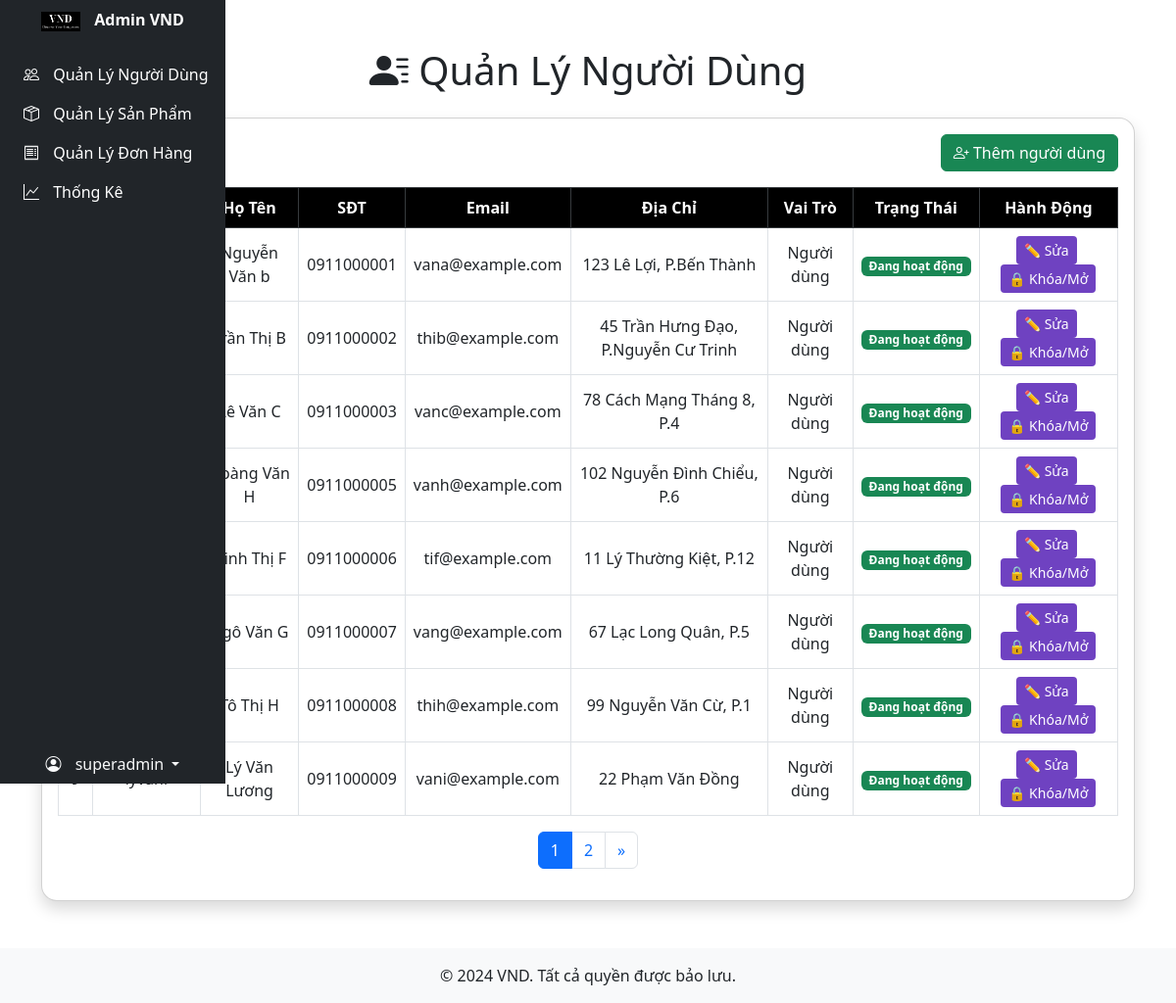
The app's page /Admin/user-management.php (signed in) with its own data.
### tables this page shows
CREATE TABLE `users` (
  `id` int NOT NULL,
  `username` varchar(50) NOT NULL,
  `email` varchar(100) NOT NULL,
  `password` varchar(255) NOT NULL,
  `address` varchar(255) DEFAULT NULL,
  `number` varchar(20) DEFAULT NULL,
  `role` varchar(30) NOT NULL,
  `district_id` int DEFAULT NULL,
  `fullname` varchar(255) DEFAULT NULL,
  `status` enum('active','lock') DEFAULT 'active'
);

### Admin/user-management.php (the view, shortened to what this page needs)
<?php
include 'includes/header.php';
require_once dirname( __FILE__ ) . '/../config/db.php';
$currentRole = $_SESSION['user_role'] ?? 'user';
$userId = $_SESSION['user_id'] ?? 0;
$limit = 8;
$page = isset($_GET['page']) ? (int)$_GET['page'] : 1;
$offset = ($page - 1) * $limit;
if ($currentRole === 'admin') {
    $roleCondition = "WHERE LOWER(role) = 'user'";
} elseif ($currentRole === 'super_admin') {
    $roleCondition = "WHERE LOWER(role) IN ('user', 'admin') AND id != $userId";
} else {
    echo "<div class='container py-5'><div class='alert alert-danger'>Bạn không có quyền truy cập trang này.</div></div>";
    include 'includes/footer.php';
    exit;
}
$countSql = "SELECT COUNT(*) as total FROM users $roleCondition";
$countResult = $conn->query($countSql);
$totalRow = $countResult->fetch_assoc()['total'];
$totalPages = ceil($totalRow / $limit);
$sql = "SELECT * FROM users $roleCondition LIMIT $limit OFFSET $offset";
$result = $conn->query($sql);
?>
<main class="container py-5">
    <h1 class="mb-4 text-center"><i class="bi bi-person-lines-fill"></i> Quản Lý Người Dùng</h1>
    <div class="card shadow rounded-4">
        <div class="card-body">
            <div class="mb-3 text-end">
                <a href="add-user.php" class="btn btn-success"><i class="bi bi-person-plus"></i> Thêm người dùng</a>
            </div>
            <div class="table-responsive">
                <table class="table table-bordered table-hover align-middle text-center" id="userTable">
                    <thead class="table-dark">
                        <tr>
                            <th>ID</th>
                            <th>Tài Khoản</th>
                            <th>Họ Tên</th>
                            <th>SĐT</th>
                            <th>Email</th>
                            <th>Địa Chỉ</th>
                            <th>Vai Trò</th>
                            <th>Trạng Thái</th>
                            <th>Hành Động</th>
                        </tr>
                    </thead>
                    <tbody>
                        <?php while($row = $result->fetch_assoc()): ?>
                        <tr>
                            <td data-label="ID"><?= $row['id'] ?></td>
                            <td data-label="Tài Khoản"><?= htmlspecialchars($row['username']) ?></td>
                            <td data-label="Họ Tên"><?= htmlspecialchars($row['fullname'] ?? '—') ?></td>
                            <td data-label="SĐT"><?= htmlspecialchars($row['number']) ?></td>
                            <td data-label="Email"><?= htmlspecialchars($row['email']) ?></td>
                            <td data-label="Địa Chỉ"><?= htmlspecialchars($row['address'] ?? '—') ?></td>
                            <td data-label="Vai Trò">
                                <?php
                                $roleText = match(strtolower($row['role'])) {
                                    'super_admin' => 'Super Admin',
                                    'admin' => 'Quản trị viên',
                                    default => 'Người dùng'
                                };
                                echo $roleText;
                                ?>
                            </td>
                            <td data-label="Trạng Thái">
                                <?= strtolower($row['status']) === 'active'
                                    ? '<span class="badge bg-success">Đang hoạt động</span>'
                                    : '<span class="badge bg-secondary">Đã bị khóa</span>' ?>
                            </td>
                            <td data-label="Hành Động">
                                <?php
                                $targetRole = strtolower($row['role']);
                                $canEdit = false;
                                $canToggle = false;
                                if ($currentRole === 'super_admin') {
                                    $canEdit = true;
                                    $canToggle = true;
                                } elseif ($currentRole === 'admin') {
                                    $canEdit = ($targetRole === 'user');
                                    $canToggle = ($targetRole === 'user');
                                }
                                ?>
                                <?php if ($canEdit): ?>
                                    <a href="edit-user.php?id=<?= $row['id'] ?>" class="btn btn-sm btn-accent me-1">✏️ Sửa</a>
                                <?php endif; ?>
                                <?php if ($canToggle): ?>
                                    <button onclick="toggleStatus(<?= $row['id'] ?>)" class="btn btn-sm btn-accent">🔒 Khóa/Mở</button>
                                <?php endif; ?>
                            </td>
                        </tr>
                        <?php endwhile; ?>
                    </tbody>
                </table>
            </div>
            <nav>
                <ul class="pagination justify-content-center">
                    <?php for ($i = max(1, $page - 2); $i <= min($totalPages, $page + 2); $i++): ?>
                        <li class="page-item <?= ($i == $page) ? 'active' : '' ?>">
                            <a class="page-link" href="?page=<?= $i ?>"><?= $i ?></a>
                        </li>
                    <?php endfor; ?>
                    <?php if ($page < $totalPages): ?>
                        <li class="page-item"><a class="page-link" href="?page=<?= $totalPages ?>">&raquo;</a></li>
                    <?php endif; ?>
                </ul>
            </nav>
        </div>
    </div>
</main>
<div class="position-fixed bottom-0 end-0 p-3" style="z-index: 9999">
</div>
<?php include 'includes/footer.php'; ?>

### Admin/CSS/user-management.css (style rules this page uses)
body { font-family: 'Poppins', sans-serif; background-color: #ffffff; color: #333; min-height: 100vh; display: flex; flex-direction: column; }
main { flex: 1; }
html, body { height: 100%; }
h1 { color: #111; font-weight: bold; }
.table th { background-color: #000 !important; color: #fff !important; }
.table td { background-color: #fff; vertical-align: middle; }
.btn-accent { background-color: #6f42c1 !important; color: #fff !important; border: none !important; }

### Admin/includes/header.php (style rules this page uses)
body { overflow-x: hidden; }

### records on screen
users: fullname "Nguyễn Văn b", number "0911000001", email "vana@example.com", address "123 Lê Lợi, P.Bến Thành", role "Người dùng", status "Đang hoạt động"
users: fullname "Trần Thị B", number "0911000002", email "thib@example.com", address "45 Trần Hưng Đạo, P.Nguyễn Cư Trinh", role "Người dùng", status "Đang hoạt động"
users: fullname "Lê Văn C", number "0911000003", email "vanc@example.com", address "78 Cách Mạng Tháng 8, P.4", role "Người dùng", status "Đang hoạt động"
users: fullname "Hoàng Văn H", number "0911000005", email "vanh@example.com", address "102 Nguyễn Đình Chiểu, P.6", role "Người dùng", status "Đang hoạt động"
users: fullname "Đinh Thị F", number "0911000006", email "tif@example.com", address "11 Lý Thường Kiệt, P.12", role "Người dùng", status "Đang hoạt động"
users: fullname "Ngô Văn G", number "0911000007", email "vang@example.com", address "67 Lạc Long Quân, P.5", role "Người dùng", status "Đang hoạt động"
users: fullname "Tô Thị H", number "0911000008", email "thih@example.com", address "99 Nguyễn Văn Cừ, P.1", role "Người dùng", status "Đang hoạt động"
users: fullname "Lý Văn Lương", number "0911000009", email "vani@example.com", address "22 Phạm Văn Đồng", role "Người dùng", status "Đang hoạt động"

### other values on screen
$_SESSION['username'] "superadmin"
